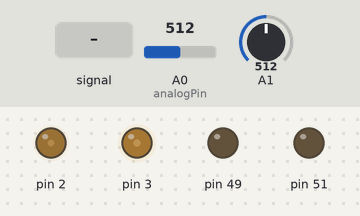
A sketch run on a simulated Arduino Mega 2560, built with avr-gcc and run on an emulated ATmega2560. Shown: output pins drawn as LEDs (lit = HIGH). Dashed ring = blinking. The test bench sets the inputs (shaded band); at power-on: A1 = 512, A0 (analogPin) = 512. What the sketch prints to the serial monitor is not drawn.

Above: at 0.8 s.
0.9 s: A0 (analogPin) fed a 200 Hz sine of ±460 counts around its level
At 1.6 s:
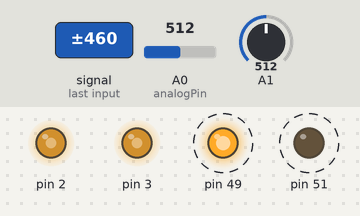
3.9 s: A1 fed a 1000 Hz sine of ±255 counts around its level
6.9 s: A1 set to 716
9.9 s: A0 (analogPin) set to 306
At 10.4 s:
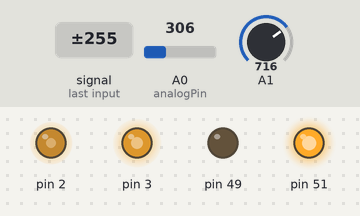
11.4 s: A0 (analogPin) fed a 1000 Hz sine of ±255 counts around its level
At 12.5 s:
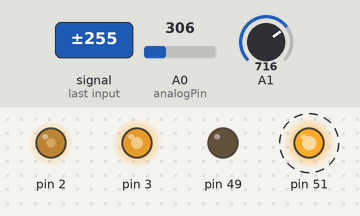
14.4 s: A1 fed a 200 Hz sine of ±255 counts around its level
Timing chart, 0 to 35.9 s (numbered marks = the images above; inputs shaded):
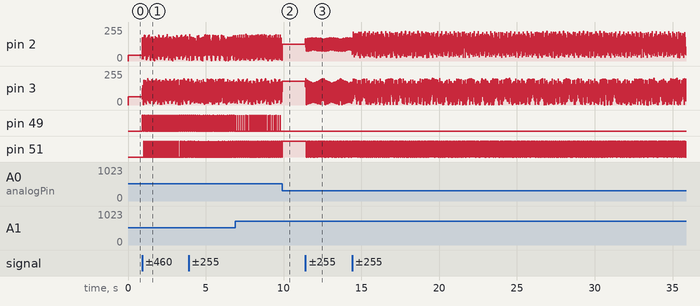

The sketch:

lineFollowing.ino
```cpp
//библиотека для работы с портами ввода-вывода
#include <avr/io.h>
//библиотека тактовой частоты
#define F_CRU 16000000UL // 16 MHz
//библиотека для работы с прерываниями
#include <avr/interrupt.h>

//volatile - супер глобальная переменная
volatile int sensRight = 0;
volatile int sensLeft = 0;
volatile int analogPin = A0;

//переменная для пропускания одного считывания
volatile bool trueValue = false;

//функция, запускающаяся при АЦП, код внутри запускается при прерывании, который поменяет значение переменных
ISR(ADC_vect)
{
  if (trueValue)
  {
    if (analogPin == A0) {
      ADMUX |= (1 << MUX0);
      analogPin = A1;
      sensRight = ADCW;
    } else {
      ADMUX &= ~(1 << MUX0);
      analogPin = A0;
      sensLeft = ADCW;
    }
    trueValue = false;
  } else {
   trueValue = true; //первый раз пропускает считывание
  }
}

int main()
{
  Serial.begin(9600);
  //запрещает любые прерывания, в этом участке кода
  cli();

  //разрешаем АЦП, запуск преобразования, запуск неприрывных преобразований, разрешаем прерывание от АЦП
  ADCSRA = (1 << ADEN) | (1 << ADSC) | (1 << ADATE) | (1 << ADIE);
  //тактовую частоту мк делим на 128, частота ацп = 16МГц/128 = 125 KГц (16МГц - частота контроллера)
  ADCSRA |= (1 << ADPS1) | (1 << ADPS0) | (1 << ADPS2);
  //опорное напряжение - напряжение питания AVCC
  ADMUX = (1 << REFS0);


  //настраиваем ножки 2, 3, 49 и 51 на выход, регистр DDR (порты pe4, ре5, pl0, pb2)
  DDRE |= (1 << PE4) | (1 << PE5);
  DDRL |= (1 << PL0);
  DDRB |= (1 << PB2);
  //выбираем режим работы таймера Fast PWM (TOP = ICR3) (изначально все 0, на первом запуске), на регистре TCCR3A
  //включаем бит WGM31
  TCCR3A = (1 << WGM31);
  TCCR3B = (1 << WGM32)| (1 << WGM33);
  TCCR3A |= (1 << COM3B1) | (1 << COM3C1);
  //настраиваем пределитель (prescaling)clk/1, нас интересуют биты CS30
  TCCR3B |= 1 << CS30;
  //записываем top value, таймер считает от 0 до top
  ICR3 = 3199;

  //разрешаем прерывания
  sei();

  while (true)
  {
    //цикл, настраивающий скорость движения колёс (скорость разная, поэтому разное значение)
    int cur = (sensLeft - sensRight + 12) * 2.5;
    rightEngineDriver(500 + cur);
    leftEngineDriver(800 - cur);
    Serial.print("aaaaaaaaaa");
  }
}

// 2 функции, которые настраевают движение колёс на езду по линии(на правое и левое колесо)
void rightEngineDriver(int a) {
  if (a >= 0) {
    OCR3B = a; //заполнение шим (duty cycle) (от 0 до top)
    PORTL &= ~(1 << PL0); //для того, чтобы ехал вперёд (49 LOW)
  } else {
    OCR3B = 2500 + a;
    PORTL |= (1 << PL0); //для того, чтобы ехал назад (49 HIGH)
  }
}

void leftEngineDriver(int a) {
  if (a >= 0) {
    OCR3C = a; //заполнение шим (duty cycle) (от 0 до top)
    PORTB &= ~(1 << PB2); //для того, чтобы ехал вперёд (51 LOW)
  } else {
    OCR3C = 2500 + a;
    PORTB |= (1 << PB2); //для того, чтобы ехал назад (51 HIGH)
  }
}
```

Measured:
- after the input at 0.9 s, pin 49: alternates HIGH for 0.04 s and LOW for 0.08 s, starting at once; pin 51: alternates HIGH for 0.03 s and LOW for 0.09 s, starting after 0.10 s
- after the input at 9.9 s, pin 49: stops changing and stays LOW
